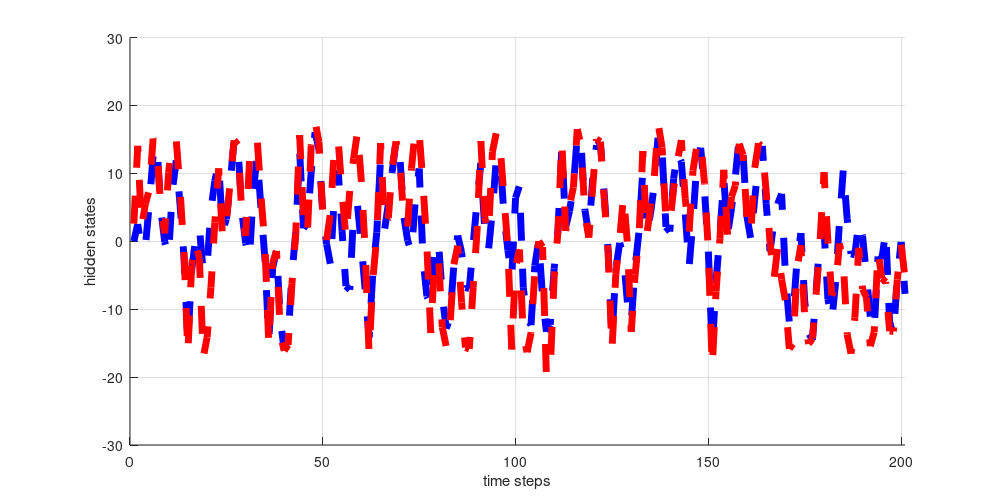

Recreate this plot in MATLAB.
function pf()

%rng('default');
format shortg;

xdim = 1; wdim = 1;
zdim = 1; vdim = 1;

T = 200;
N = 1000;

x0 = zeros(xdim,1);
P0 = 5*eye(xdim,1);

Q = 1*eye(wdim);
R = 10*eye(vdim);

X = zeros(xdim,T);
Z = zeros(zdim,T);

X(:,1) = x0 + chol(P0)'*randn(xdim,1);
Z(:,1) = h(X(:,1), chol(R)'*randn(vdim,1));

for t=1:T
  X(:,t+1) = f(X(:,t),t,chol(Q)'*randn(wdim,1));
  Z(:,t+1) = h(X(:,t+1),chol(R)'*randn(vdim,1));
end

mean_pf = zeros(xdim,T+1);
mean_pf(:,1) = x0;

Xp = repmat(x0,1,N) + chol(P0)'*randn(xdim,N);
pw = zeros(1,N);

figure('units','pixel','outerposition',  [0 0 1200 800]);
hor = 1:T+1;
clf; hold on

for t=1:T
    fprintf('Timestep: %i\n',t);
    
    %if (t==1 || rem(t,5)==0)
    %    plot(t+1, Xp(1,:),'ko');
    %end
    
    for i = 1:N
        Xp(i) = f(Xp(i),t,chol(Q)'*randn(wdim,1));
        e = Z(:,t+1) - h(Xp(i),zeros(vdim,1));
        pw(i) = gauss_likelihood(e,R);
    end
    pw = pw/sum(pw);
    mean_pf(:,t+1) = pw*Xp';
    
    Xp = resample(Xp,pw);
end
    
plot(hor, mean_pf, 'b--','linewidth',5);
plot(hor, X, 'r--','linewidth',5);

grid on;
set(gcf,'PaperSize', [10 5]);
set(gcf,'PaperPosition',[0.1 0.1 10 5]);
xlabel('time steps');
ylabel('hidden states');
axis([0 T+1 -30 30]);
%legend('PF','ground truth','location','southwest');

end
%%%%%%%%%%%%%%%%%%%%%%%%%%%%%%%%%%%%%%%%%%%%%%%%%%%%%%%%%%%%%%%%%%%%%%%%%%%
function xnew = f(x, t, w)
xnew = x*0.5 + (25/(1 + x'*x))*x + 8*cos(1.2*t)*ones(size(x,1),1) + w;
end
%%%%%%%%%%%%%%%%%%%%%%%%%%%%%%%%%%%%%%%%%%%%%%%%%%%%%%%%%%%%%%%%%%%%%%%%%%%
function z = h(x, n)
z = 5*sin(x) + n;
%z = (x'*x)/20 + n;
end
%%%%%%%%%%%%%%%%%%%%%%%%%%%%%%%%%%%%%%%%%%%%%%%%%%%%%%%%%%%%%%%%%%%%%%%%%%%
function P = resample(Xp,pw)
cdf = cumsum(pw);
diff = cdf'*ones(1,length(pw)) - ones(length(pw),1)*rand(1,length(pw));
diff = (diff <= 0) * 2 + diff;
[~, idx] = min(diff);
P = Xp(idx);
end
%%%%%%%%%%%%%%%%%%%%%%%%%%%%%%%%%%%%%%%%%%%%%%%%%%%%%%%%%%%%%%%%%%%%%%%%%%%
function w = gauss_likelihood(v,S)
D = size(v,1);
Sf = chol(S)';
M = Sf\v; % equivalent to writing inv(Sf)*v
% M is the normalised innovation of v, and M(:,i)'*M(:,i) gives the Mahalanobis 
% distance for each v(:,i). 
E = -0.5 * sum(M.*M, 1); % term inside exponential of Gaussian formula
% Note: writing sum(x.*x, 1) is a fast way to compute sets of inner-products.
C = (2*pi)^(D/2) * prod(diag(Sf)); % normalising term (makes Gaussian hyper-volume equal 1)
w = exp(E) / C; % likelihood
end
%%%%%%%%%%%%%%%%%%%%%%%%%%%%%%%%%%%%%%%%%%%%%%%%%%%%%%%%%%%%%%%%%%%%%%%%%%%
